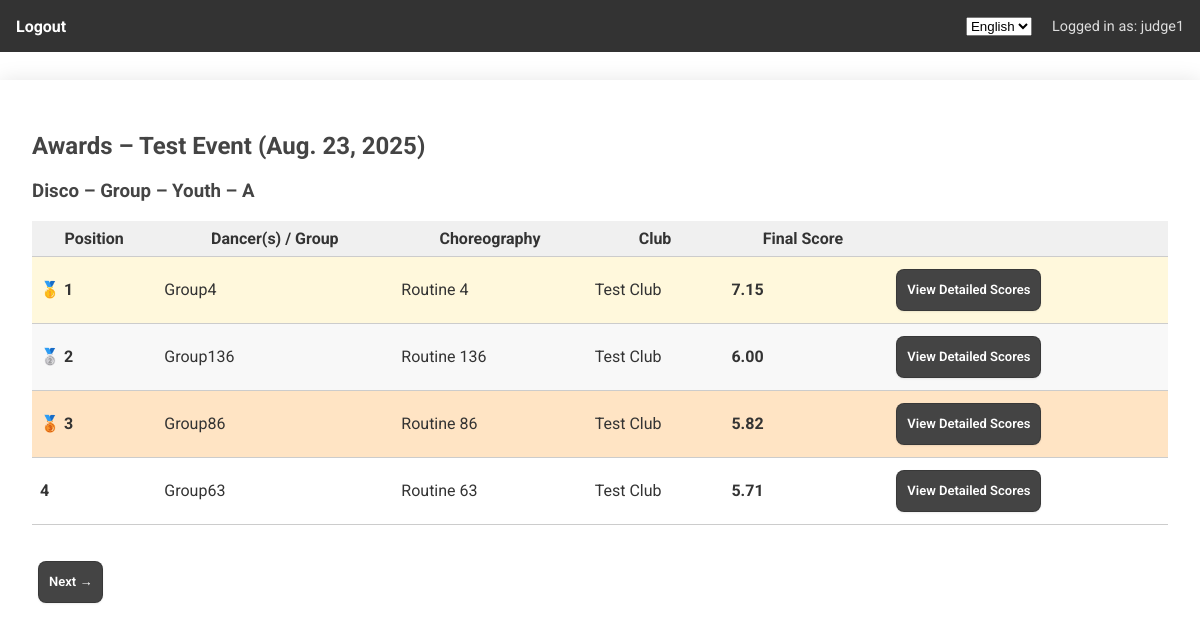
/events/6/awards/ (signed in), run on the app's committed database.
### core/models.py (models this page shows, shortened)
class Event(models.Model):
    name = models.CharField(max_length=100, verbose_name=_("Event Name"))
    location = models.CharField(max_length=100, verbose_name=_("Location"))
    city = models.CharField(max_length=100, verbose_name=_("City"))
    date = models.DateField(verbose_name=_("Date"))
    is_published = models.BooleanField(default=False, verbose_name=_("Is Published"))
    results_published = models.BooleanField(default=False, verbose_name=_("Results Published"))
    start_time = models.TimeField(null=True, blank=True, verbose_name=_("Start Time"))
    class Meta:
        verbose_name = _("Event")
        verbose_name_plural = _("Events")

class StyleCategory(models.Model):
    name = models.CharField(max_length=100, verbose_name=_("Name"))
    event = models.ForeignKey(Event, on_delete=models.CASCADE, related_name='style_categories', verbose_name=_("Event"))
    class Meta:
        unique_together = ('event', 'name')
        verbose_name = _("Style Category")
        verbose_name_plural = _("Style Categories")

class Participation(models.Model):
    CHOREO_TYPE_CHOICES = [
        ('Solo', _("Solo")),
        ('Duo', _("Duo")),
        ('Trio', _("Trio")),
        ('Group', _("Group (4-9)")),
        ('Formation', _("Formation (10-29)")),
        ('Production', _("Production (30+)")),
    ]
    AGE_GROUP_CHOICES = [
        ('Baby', _("Baby (5-6)")),
        ('Mini Kids', _("Mini Kids (7-8)")),
        ('Kids', _("Kids (9-11)")),
        ('Teen', _("Teen (12-14)")),
        ('Youth', _("Youth (15-17)")),
        ('Adult', _("Adult (18 and up)")),
    ]
    DIFFICULTY_CHOICES = [
        ('A', _("Advanced")),
        ('B', _("Beginner/Basic")),
    ]
    event = models.ForeignKey(Event, on_delete=models.CASCADE, verbose_name=_("Event"))
    group_type = models.CharField(max_length=20, choices=CHOREO_TYPE_CHOICES, verbose_name=_("Group Type"))
    age_group = models.CharField(max_length=20, choices=AGE_GROUP_CHOICES, verbose_name=_("Age Group"))
    style = models.ForeignKey("StyleCategory", on_delete=models.CASCADE, verbose_name=_("Style"))
    choreographer_name = models.CharField(max_length=255, verbose_name=_("Choreographer Name"))
    difficulty = models.CharField(max_length=1, choices=DIFFICULTY_CHOICES, verbose_name=_("Difficulty"))
    display_order = models.PositiveIntegerField(null=True, blank=True, default=None, verbose_name=_("Display Order"))
    choreography_name = models.CharField(max_length=255, default=_("Untitled"), verbose_name=_("Choreography Name"))
    group_name = models.CharField(max_length=255, blank=True, null=True, verbose_name=_("Group Name"))
    group_display_order = models.PositiveIntegerField(null=True, blank=True, default=0, verbose_name=_("Group Display Order"))
    music_file = models.FileField(upload_to='music_uploads/', null=True, blank=True, verbose_name=_("Music File"))
    class Meta:
        verbose_name = _("Participation")
        verbose_name_plural = _("Participations")

class Dancer(models.Model):
    first_name = models.CharField(max_length=100, verbose_name=_("First Name"))
    last_name = models.CharField(max_length=100, verbose_name=_("Last Name"))
    date_of_birth = models.DateField(verbose_name=_("Date of Birth"))
    club = models.ForeignKey(
        DanceClub, on_delete=models.CASCADE, related_name='dancers',
        verbose_name=_("Club")
    )
    class Meta:
        verbose_name = _("Dancer")
        verbose_name_plural = _("Dancers")

class DanceClub(models.Model):
    user = models.OneToOneField(User, on_delete=models.CASCADE)
    raw_password = models.CharField(
        max_length=128, blank=True, null=True,
        verbose_name=_("Raw Password")  # Store plaintext password (not secure!)
    )
    club_name = models.CharField(max_length=255, verbose_name=_("Club Name"))
    country = CountryField(verbose_name=_("Country"))
    city = models.CharField(max_length=100, verbose_name=_("City"))
    phone_number = models.CharField(max_length=20, verbose_name=_("Phone Number"))
    representative_name = models.CharField(max_length=255, verbose_name=_("Representative Name"))
    confirmed = models.BooleanField(default=False, verbose_name=_("Confirmed"))
    class Meta:
        constraints = [
            models.UniqueConstraint(fields=['user'], name='unique_club_user')
        ]
        verbose_name = _("Dance Club")
        verbose_name_plural = _("Dance Clubs")

### core/views.py (the view)
# urls.py: path("events/<int:event_id>/awards/", event_awards_view, name="event_awards"),
@login_required
def event_awards_view(request, event_id):
    event = get_object_or_404(Event, id=event_id)
    participations = Participation.objects.filter(event=event).select_related("style")
    judge_scores = (
        JudgeScore.objects.filter(participation__event=event)
        .select_related("participation", "judge")
    )
    dancer_map = defaultdict(list)
    for dp in DancerParticipation.objects.filter(participation__in=participations).select_related("dancer"):
        dancer_map[dp.participation_id].append(dp.dancer)
    results_by_category = defaultdict(list)
    for p in participations:
        category_key = (p.style.name, p.group_type, p.age_group, p.difficulty)
        scores = judge_scores.filter(participation=p)
        criterion_fields = ["technique", "composition", "image"]
        if p.style.name == "Show Dance":
            criterion_fields.append("show_value")
        total_points = 0
        total_counts = 0
        for f in criterion_fields:
            values = [getattr(s, f) for s in scores if getattr(s, f) is not None]
            if len(values) >= 3:
                values = sorted(values)[1:-1]  # drop high+low
            total_points += sum(values)
            total_counts += len(values)
        if total_counts > 0:
            final_score = round(total_points / total_counts, 2)
            result = AwardResult(
                participation=p,
                dancers=dancer_map.get(p.id, []),
                score=final_score,
            )
            results_by_category[category_key].append(result)
    for category in results_by_category:
        results_by_category[category].sort(key=lambda x: x.score, reverse=True)
    group_display_order_map = {
        (p.style.name, p.group_type, p.age_group, p.difficulty): p.group_display_order or 0
        for p in participations
    }
    sorted_keys = sorted(results_by_category.keys(), key=lambda k: group_display_order_map.get(k, 0))
    current_index = int(request.GET.get("group", 0))
    if current_index >= len(sorted_keys):
        current_index = len(sorted_keys) - 1
    if current_index < 0:
        current_index = 0
    current_key = sorted_keys[current_index] if sorted_keys else None
    current_results = results_by_category.get(current_key, []) if current_key else []
    return render(request, "core/event_awards.html", {
        "event": event,
        "current_key": current_key,
        "results": current_results,
        "current_index": current_index,
        "has_next": current_index + 1 < len(sorted_keys),
        "has_prev": current_index > 0,
    })

### core/context_processors.py (called while the page is built)
def add_pending_club_count(request):
    if request.user.is_authenticated and request.user.is_superuser:
        return {
            'clubs_pending_count': DanceClub.objects.filter(confirmed=False).count()
        }
    return {}

### core/templates/core/event_awards.html (shortened to what this page needs)
{% extends 'core/base.html' %}
{% load i18n %}
{% block content %}
<h2>{% trans "Awards" %} – {{ event.name }} ({{ event.date }})</h2>
{% if current_key %}
  <h3 style="margin-top: 1em;">
    {{ current_key.0 }} – {{ current_key.1 }} – {{ current_key.2 }} – {{ current_key.3 }}
  </h3>
  {% if results %}
    <table style="width: 100%; border-collapse: collapse; margin-bottom: 2em;">
      <thead>
        <tr style="background-color: #f0f0f0;">
          <th style="padding: 8px;">{% trans "Position" %}</th>
          <th>{% trans "Dancer(s) / Group" %}</th>
          <th>{% trans "Choreography" %}</th>
          <th>{% trans "Club" %}</th>
          <th>{% trans "Final Score" %}</th>
          <th></th>
        </tr>
      </thead>
      <tbody>
        {% for item in results %}
        <tr
          {% if forloop.counter == 1 %}
            style="background:#fff8dc;"
          {% elif forloop.counter == 2 %}
            style="background:#f8f8f8;"
          {% elif forloop.counter == 3 %}
            style="background:#ffe4c4;"
          {% endif %}
        >
          <td style="padding: 8px; font-weight:bold;">
            {% if forloop.counter == 1 %}🥇{% elif forloop.counter == 2 %}🥈{% elif forloop.counter == 3 %}🥉{% endif %}
            {{ forloop.counter }}
          </td>
          <td>
            {% if item.participation.group_name %}
              {{ item.participation.group_name }}
            {% else %}
              {% for d in item.dancers %}
                {{ d.first_name }} {{ d.last_name }}{% if not forloop.last %}, {% endif %}
              {% endfor %}
            {% endif %}
          </td>
          <td>{{ item.participation.choreography_name }}</td>
          <td>
            {% if item.dancers %}
              {{ item.dancers.0.club.club_name }}
            {% else %}
              –
            {% endif %}
          </td>
          <td><strong>{{ item.score }}</strong></td>
          <td>
            <a href="{% url 'participation_scores' item.participation.id %}?group={{ current_index }}"
                class="btn btn-default btn-sm">
                {% trans "View Detailed Scores" %}
            </a>
          </td>
        </tr>
        {% endfor %}
      </tbody>
    </table>
  {% else %}
    <p><em>{% trans "No results for this category yet." %}</em></p>
  {% endif %}
  <div style="margin-top:1em;">
    {% if has_next %}
      <a href="?group={{ current_index|add:1 }}" class="btn btn-default">{% trans "Next" %} →</a>
    {% endif %}
  </div>
{% else %}
  <p>{% trans "No results available." %}</p>
{% endif %}
{% endblock %}

### core/templates/core/base.html (shortened to what this page needs)
{% load i18n %}
<!DOCTYPE html>
<html lang="en">
<head>
    {% load static %}
</head>
<body>
    <nav>
        <div class="nav-left">
            {% if user.is_authenticated %}
            {% if user.username|slice:":5" == "judge" %}
            <a href="{% url 'logout' %}">{% trans "Logout" %}</a>
            {% else %}
            <a href="{% url 'club_dashboard' %}">{% trans "My Club" %}</a>
            <a href="{% url 'list_dancers' %}">{% trans "Dancers" %}</a>
            <a href="{% url 'event_list' %}">{% trans "Events" %}</a>
            <a href="{% url 'logout' %}">{% trans "Logout" %}</a>
            {% endif %}
            {% endif %}
        </div>
        <div class="nav-right">
            <form action="{% url 'set_language' %}" method="post" style="display:inline;">
                <select name="language" onchange="this.form.submit()" style="margin-right: 10px;">
                    {% get_current_language as LANGUAGE_CODE %}
                    {% get_available_languages as LANGUAGES %}
                    {% for lang_code, lang_name in LANGUAGES %}
                    <option value="{{ lang_code }}" {% if lang_code == LANGUAGE_CODE %}selected{% endif %}>
                        {{ lang_name }}
                    </option>
                    {% endfor %}
                </select>
            </form>
            {% if user.is_authenticated %}
            <span>{% trans "Logged in as: " %}{{ user.username }}</span>
            {% endif %}
        </div>
    </nav>
    <div class="container">
        {% block content %}{% endblock %}
    </div>
</body>
</html>

### data on the page
Event: name "Test Event", date "Aug. 23, 2025"
StyleCategory: name "Disco"
Participation: group_type "Group", age_group "Youth", participation.group_name "Group4", participation.choreography_name "Routine 4", dancers.0.club.club_name "Test Club", score "7.15"
Participation: participation.group_name "Group136", participation.choreography_name "Routine 136", dancers.0.club.club_name "Test Club", score "6.00"
Participation: participation.group_name "Group86", participation.choreography_name "Routine 86", dancers.0.club.club_name "Test Club", score "5.82"
Participation: participation.group_name "Group63", participation.choreography_name "Routine 63", dancers.0.club.club_name "Test Club", score "5.71"

### other printed values
{{ user.username }} "judge1"
{{ current_key.3 }} "A"
form field language "English"
